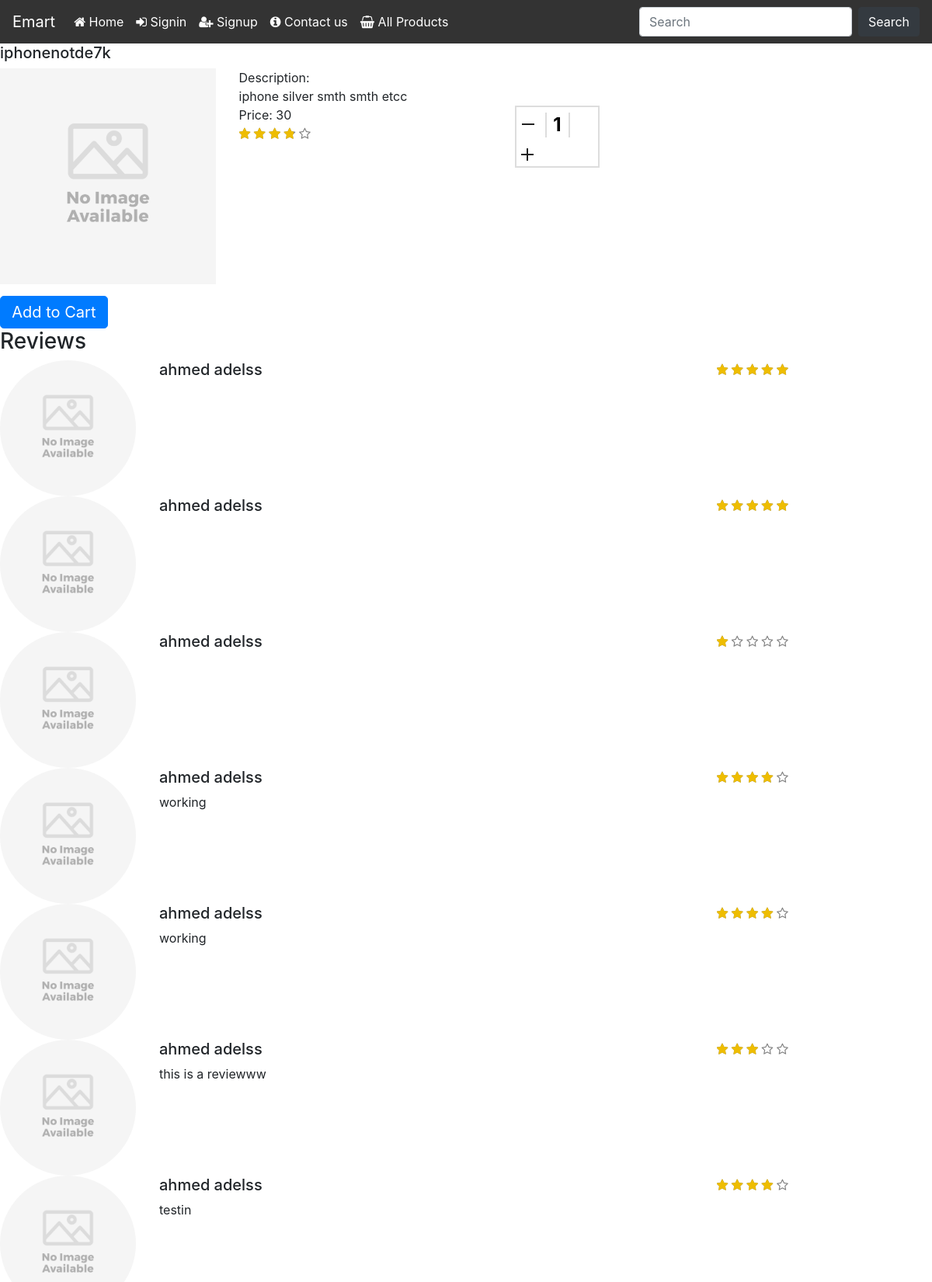
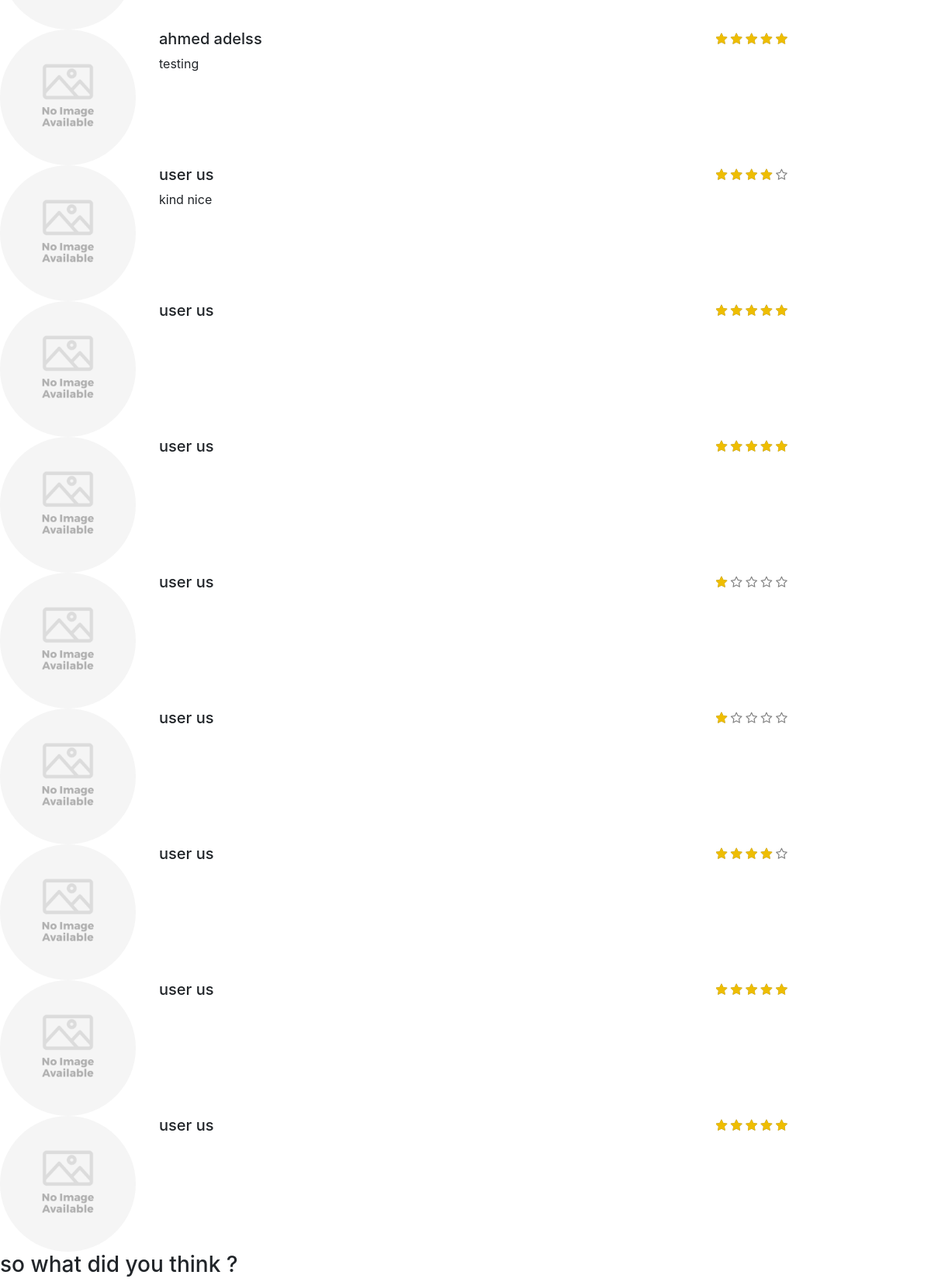
/ProductPage.php?q=1 (upper part), run on the app's committed database (2 pictures, top to bottom).
### tables this page shows
CREATE TABLE `products` (
  `Id` int(10) UNSIGNED NOT NULL,
  `Name` varchar(30) NOT NULL,
  `Details` varchar(30) NOT NULL,
  `rating` float DEFAULT NULL,
  `Price` int(50) DEFAULT NULL,
  `reg_date` timestamp NOT NULL DEFAULT current_timestamp() ON UPDATE current_timestamp()
);

### ProductPage.php (the view, shortened to what this page needs)
<!DOCTYPE html>
<html>
<head>
     <link rel="stylesheet" href="CSS/ProductPage.css" type="text/css">
<?php
  include 'menu.php';
?>
</head>
<body>
<?php
   $serverName = "localHost";
    $userName = "root";
    $password = "";
    $DB = "mydb";
    $productIndex = $_GET['q'];
    $conn = mysqli_connect($serverName, $userName, $password, $DB);
    $sqlsearch = "SELECT R.Details,R.Rating ,U.firstName,U.lastName,U.Id
    FROM reviews R
    JOIN user U
    ON R.customerId = U.Id
     WHERE productId = $productIndex";
    $sqlGetProduct = "SELECT * FROM products WHERE Id = $productIndex";
    $productResult = $conn->query($sqlGetProduct);
    $product = mysqli_fetch_array($productResult);
    $result = $conn->query($sqlsearch);
    $allRecords = $result->fetch_all(MYSQLI_ASSOC);
    $currentRating = $product["rating"];
    $ratingPerc =  $currentRating * 20;
 ?>
<div class="row">
  <div class="col-12 col-md-8"><h5><?php echo $product["Name"]; ?></h5></div>
</div>
<div class="row">
  <div class="col-6 col-md-3">
            <?php
                $path = "./images/products/".$product['Id'];
                $files = glob($path, GLOB_BRACE);
                $noImagePath = "./images/products/no-image.png";
                 $validatedPath = empty($files)? $noImagePath : $files[0];
                printf('<img class="d-block w-100" src="%s" alt="First slide">', $validatedPath);
             ?>
</div>
  <div class="col-6 col-md-3">Description: <br><?php echo $product['Details'];?><br>
      Price: <?php echo $product['Price'] ;?>
      <br>
      <span class="score">
      <div class="score-wrap">
          <span class="stars-active" style="width: <?php echo $ratingPerc."%"; ?>">
              <i class="fa fa-star" aria-hidden="true"></i>
              <i class="fa fa-star" aria-hidden="true"></i>
              <i class="fa fa-star" aria-hidden="true"></i>
              <i class="fa fa-star" aria-hidden="true"></i>
          </span>
          <span class="stars-inactive">
              <i class="fa fa-star-o" aria-hidden="true"></i>
              <i class="fa fa-star-o" aria-hidden="true"></i>
              <i class="fa fa-star-o" aria-hidden="true"></i>
              <i class="fa fa-star-o" aria-hidden="true"></i>
              <i class="fa fa-star-o" aria-hidden="true"></i>
          </span>
        </div>
      </span>
  </div>
  <div class="col-6 col-md-3">
  <div class="number-input md-number-input">
  <button onclick="this.parentNode.querySelector('input[type=number]').stepDown()" class="minus"></button>
  <input class="quantity" id = "quantity" min="1" max = "9" name="quantity" value="1" type="number">
  <button onclick="this.parentNode.querySelector('input[type=number]').stepUp()" class="plus"></button>
  </div>
  </div>
</div>
<div class = "row">
    <div class= "col-6 col-md-3" id = "cartBtn">
      <?php
       if(isset($_SESSION['user']) ){
          if($_SESSION['user']['Role'] == 1)
            echo '<input type="submit" value = "Add to Cart" onclick="setData()" class="btn btn-primary btn-lg">';
          else
            echo '<input type="hidden" value = "Add to Cart" onclick="setData()" class="btn btn-primary btn-lg">';
        }
        else
        {
          echo '<input type="submit" value = "Add to Cart" onclick="setData()" class="btn btn-primary btn-lg">';
        }
        ?>
    </div>
</div>
<div class="row">
  <div class="col-6"><h3>Reviews</h3></div>
</div>
<?php
    $starsMap = array(1=>20,
                           2 =>40,
                            3=>60,
                            4=>80,
                            5=>100);
    foreach ($allRecords as $record) {
        $recordRating = $record['Rating'];
 ?>
<div class = "row">
  <?php
   $path = "./images/users/".$record['Id'];
                $files = glob($path, GLOB_BRACE);
                $noImagePath = "./images/products/no-image.png";
                 $validatedPath = empty($files)? $noImagePath : $files[0];
                printf('<div class = "col-2"><img class="rounded-circle w-100" src="%s" alt="First slide"></div>',$validatedPath);
   ?>
  <div class = "col-7">
    <h5><?php echo $record['firstName'] . " ". $record['lastName']; ?></h5>
    <?php echo  $record['Details']; ?>
  </div>
  <div class = "col-3">
      <span class="score">
      <div class="score-wrap">
          <span class="stars-active" style="width: <?php echo $starsMap[$recordRating]."%"; ?>">
              <i class="fa fa-star" aria-hidden="true"></i>
              <i class="fa fa-star" aria-hidden="true"></i>
              <i class="fa fa-star" aria-hidden="true"></i>
              <i class="fa fa-star" aria-hidden="true"></i>
              <i class="fa fa-star" aria-hidden="true"></i>
          </span>
          <span class="stars-inactive">
              <i class="fa fa-star-o" aria-hidden="true"></i>
              <i class="fa fa-star-o" aria-hidden="true"></i>
              <i class="fa fa-star-o" aria-hidden="true"></i>
              <i class="fa fa-star-o" aria-hidden="true"></i>
              <i class="fa fa-star-o" aria-hidden="true"></i>
          </span>
        </div>
      </span>
  </div>
</div>
<?php  } ?>
<div class = "row">
<div class = "col">
<h3>so what did you think ?</h3>
</div>
</div>
<?php
        include 'footer.php'
    ?>
</body>
</html>

### CSS/ProductPage.css (style rules this page uses)
body { overflow-x:hidden; }
input[type="number"] { -webkit-appearance: textfield; -moz-appearance: textfield; appearance: textfield; }
.number-input { margin: 3rem; }
.number-input button { -webkit-appearance: none; background-color: transparent; border: none; align-items: center; justify-content: center; cursor: pointer; margin: 0; position: relative; }
.number-input button:before, .number-input button:after { display: inline-block; position: absolute; content: ''; height: 2px; transform: translate(-50%, -50%); }
.number-input button.plus:after { transform: translate(-50%, -50%) rotate(90deg); }
.number-input input[type=number] { text-align: center; }
.md-number-input.number-input { border: 2px solid #ddd; width: 6.8rem; }
.md-number-input.number-input button { outline: none; width: 2rem; height: 2rem; padding-top: .8rem; }
.md-number-input.number-input button.minus { padding-left: 4px; }
.md-number-input.number-input button.plus { padding-left: 2px; }
.md-number-input.number-input button:before, .md-number-input.number-input button:after { width: 1.0rem; background-color: #212121; }
.md-number-input.number-input input[type=number] { max-width: 5rem; padding: .5rem; border: solid #ddd; border-width: 0 2px; font-size: 1.5rem; height: 2rem; width :2rem; font-weight: bold; outline: none; }
#cartBtn input[type=submit] { margin-top:15px; padding : 5px; width: 50%; }
.score { display: block; font-size: 16px; position: relative; overflow: hidden; }
.score-wrap { display: inline-block; position: relative; height: 19px; }
.score .stars-active { color: #EEBD01; position: relative; z-index: 10; display: inline-block; overflow: hidden; white-space: nowrap; }
.score .stars-inactive { color: grey; position: absolute; top: 0; left: 0; -webkit-text-stroke: initial; }

### data on the page
products: Name "iphonenotde7k", Details "iphone silver smth smth etcc", Price "30"

### other printed values
$record['firstName'] "ahmed"
$record['lastName'] "adelss"
$record['Details'] "working"
$record['Details'] "this is a reviewww"
$record['Details'] "testin"
$record['Details'] "testing"
$record['firstName'] "user"
$record['lastName'] "us"
$record['Details'] "kind nice"
